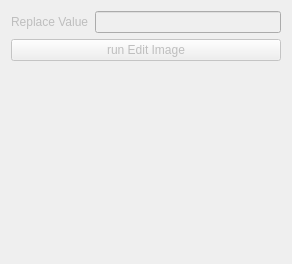
          <widget class="QWidget" name="imageEditingPage">
           <property name="enabled">
            <bool>false</bool>
           </property>
           <property name="geometry">
            <rect>
             <x>0</x>
             <y>0</y>
             <width>292</width>
             <height>264</height>
            </rect>
           </property>
           <attribute name="label">
            <string>Intensity Editing</string>
           </attribute>
           <layout class="QVBoxLayout" name="verticalLayout_13">
            <item>
             <widget class="QWidget" name="widget_16" native="true">
              <layout class="QHBoxLayout" name="horizontalLayout_9">
               <property name="leftMargin">
                <number>0</number>
               </property>
               <property name="topMargin">
                <number>0</number>
               </property>
               <property name="rightMargin">
                <number>0</number>
               </property>
               <property name="bottomMargin">
                <number>0</number>
               </property>
               <item>
                <widget class="QLabel" name="editImageReplaceValueLabel">
                 <property name="text">
                  <string>Replace Value</string>
                 </property>
                </widget>
               </item>
               <item>
                <widget class="QLineEdit" name="editImageReplaceValueLineEdit"/>
               </item>
              </layout>
             </widget>
            </item>
            <item>
             <widget class="QPushButton" name="editImageButton">
              <property name="text">
               <string>run Edit Image</string>
              </property>
             </widget>
            </item>
            <item>
             <spacer name="verticalSpacer_5">
              <property name="orientation">
               <enum>Qt::Vertical</enum>
              </property>
              <property name="sizeHint" stdset="0">
               <size>
                <width>20</width>
                <height>40</height>
               </size>
              </property>
             </spacer>
            </item>
           </layout>
          </widget>
